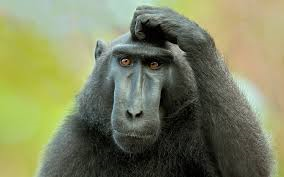
#> input picture Zjazd_5/Szablony/monkey.png, 284 x 177 px, found by its file name
$ jupyter execute --allow-errors numpy.ipynb   (shell and % lines are left out)   (text cells are left out)
#> lines starting #> are read from the running program, lines starting #| are printed output that depends on the picture; pictures that were not available may be replaced by others from this repository, and a replacement may not be noted
[cell 1]
import numpy as np

[cell 2]
b = np.arange(0,10)

[cell 3]
a=b**3

[cell 4]
a[0:5:2] = -1000

[cell 5]
a

#> (a cell that did not finish here is left out)

[cell 7]
a.dtype

[cell 8]
for i in a:
    print (i**(1/3))

[cell 9]
def f(x, y):
    return 2*x + 3*y
f(2,3)

[cell 10]
n = np.fromfunction(f, (10,10))
n

[cell 11]
x = np.arange(1,10)
y = x.reshape(9,1)
x

[cell 12]
x*y

[cell 13]
s = np.zeros([5,5])
s[1:-1, 1:-1] = 1
s

[cell 14]
import matplotlib.pyplot as plt
import matplotlib.pyplot as plt
import matplotlib.image as mpimg
import numpy as np

[cell 15]
import matplotlib.image as mpimg
im1 = mpimg.imread('C:/Users/kurs/PycharmProjects/bootcamp/Zjazd_5/Szablony/monkey.png')
#> im1 is the input picture: shape (177, 284, 4) float32; mean R, G, B, A 0.491, 0.511, 0.375, 1

[cell 16]
import cv2
im2 = cv2.imread("C:/Users/kurs/PycharmProjects/bootcamp/Zjazd_5/Szablony/dog.png")
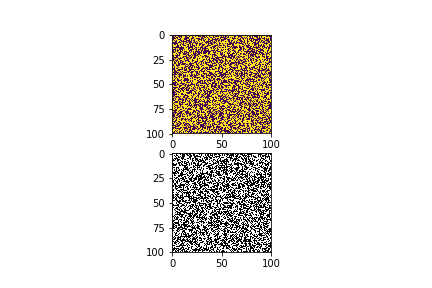
#> input picture Zjazd_5/Szablony/blkwht.png, 432 x 288 px, given in place of dog.png, which was not available
#> im2 is the input picture: shape (288, 432, 3); mean B, G, R 227.8, 232.1, 235.5

[cell 17]
im1.shape
#> Out = (177, 284, 4)

[cell 18]
im2.shape
#> Out = (288, 432, 3)

[cell 19]
plt.imshow(im1)

[cell 20]
plt.imshow(im2)

[cell 21]
plt.imshow(im2)

[cell 22]
plt.imshow(im2[40:200, 100:350])
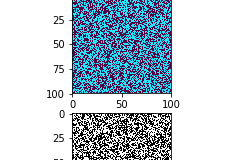
#> shown: shape (160, 250, 3); mean R, G, B 191.7, 204.6, 214.7

[cell 23]
lum_img = im2[:,:,0]
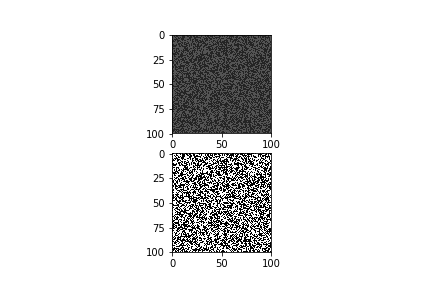
#> lum_img: shape (288, 432); min 0, max 255, mean 227.8
img2 = plt.imshow(lum_img)

[cell 24]
from scipy import misc
from scipy.ndimage import rotate

[cell 25]
a = rotate(im2,35)
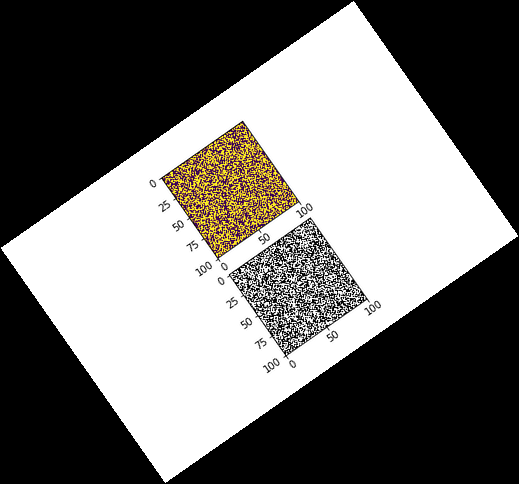
#> a: shape (484, 519, 3); mean B, G, R 112, 114.2, 115.7
plt.imshow(a)
